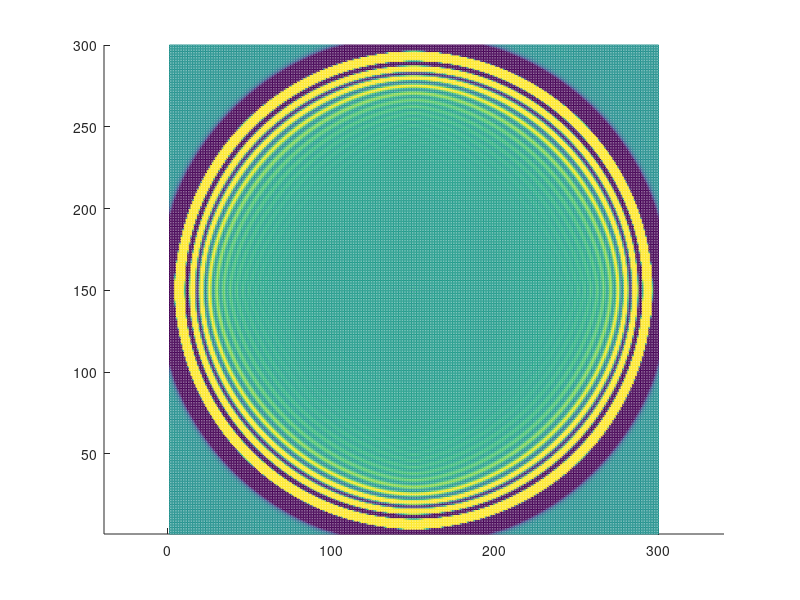

Write MATLAB code to recreate this figure.

%%%%%%%%%%%%%%%%%%%%%%%%%%%%%%%%%%%%%%%%%%%%%%%%%%%%%%%%%%%%%%%%%%%
%% This is a simple implementation of the LBGK model.
%% By Andrey R. da Silva, August 2010
%%
%% The code does not take into account eny specific boundaru condiition.
%%%%%%%%%%%%%%%%%%%%%%%%%%%%%%%%%%%%%%%%%%%%%%%%%%%%%%%%%%%%%%%%%%%

clear all, clc
close all


% Block 1
%%%%%%%%%%%%%%%%%%%%%%%%%%%%%%%%%%%%%%%%%%%%%%%%%%%%%%%%%%%%%%%%%%%
%%% Lattice size
%%%%%%%%%%%%%%%%%%%%%%%%%%%%%%%%%%%%%%%%%%%%%%%%%%%%%%%%%%%%%%%%%%%

Nr = 300;                    % Number of lines   (cells in the y direction)
Mc = 300;                    % Number of columns (cells in the x direction)


% Block 2
%%%%%%%%%%%%%%%%%%%%%%%%%%%%%%%%%%%%%%%%%%%%%%%%%%%%%%%%%%%%%%%%%%%
%%% Physical parameters (macro)
%%%%%%%%%%%%%%%%%%%%%%%%%%%%%%%%%%%%%%%%%%%%%%%%%%%%%%%%%%%%%%%%%%%

c_p = 340;                    % Sound velocity on the fluid [m/s]
rho_p = 1.2;                  % physical density [kg/m^3]
rho_p = 1;                    % Fluid density  [kg/m^3]
Lx = .5;                      % Maximun dimenssion in the x direction [m]
Ly = 0.0833;                  % Maximun dimenssion on th y direction  [m]
Dx = Lx/Mc                    % Lattice space (pitch)
Dt = (1/sqrt(3))*Dx/c_p       % lattice time step


% Block 3
%%%%%%%%%%%%%%%%%%%%%%%%%%%%%%%%%%%%%%%%%%%%%%%%%%%%%%%%%%%%%%%%%%%
%%% Lattice parameters (micro - lattice unities)
%%%%%%%%%%%%%%%%%%%%%%%%%%%%%%%%%%%%%%%%%%%%%%%%%%%%%%%%%%%%%%%%%%%
omega = 1.9;                                      % Relaxation frequency
tau = 1/omega;                                    % Relaxation time
rho_l = 1;                                        % avereged fluid density (latice density
cs = 1/sqrt(3);                                   % lattice speed of sound
cs2 = cs^2;                                       % Squared speed of sound cl^2
visc = cs2*(1/omega-0.5);                         % lattice viscosity
visc_phy = visc*(Dx^2)/Dt;                        % physical kinematic viscosity


% Block 4
%%%%%%%%%%%%%%%%%%%%%%%%%%%%%%%%%%%%%%%%%%%%%%%%%%%%%%%%%%%%%%%%%%%%%%%%%%%%
%% Lattice properties for the D2Q9 model
%%%%%%%%%%%%%%%%%%%%%%%%%%%%%%%%%%%%%%%%%%%%%%%%%%%%%%%%%%%%%%%%%%%%%%%%%%%%

N_c=9 ;                                             % number of directions of the D2Q9 model
C_x=[1 0 -1  0 1 -1 -1  1 0];                       % velocity vectors in x
C_y=[0 1  0 -1 1  1 -1 -1 0];                       % velocity vectors in y
w0=16/36. ; w1=4/36. ; w2=1/36.;                    % lattice weights
W = [w1 w1 w1 w1 w2 w2 w2 w2 w0];
f1=3.;
f2=4.5;
f3=1.5;                                             % coef. of the f equil.


% Array of distribution and relaxation functions
f=zeros(Nr,Mc,N_c);                                 
feq=zeros(Nr,Mc,N_c);

% Filling the initial distribution function (at t=0) with initial values
f(:,:,:)=rho_l/9;   
ux = zeros(Nr, Mc);
uy = zeros(Nr, Mc);

rho_l = 0.01;   % initial disturbance
f(Nr/2, Mc/2,9) = rho_l;


%Block 5
%%%%%%%%%%%%%%%%%%%%%%%%%%%%%%%%%%%%%%%%%%%%%%%%%%%%%%%%%%%%%%%%%%%%%%%%%%
%% Begin the iteractive process
%%%%%%%%%%%%%%%%%%%%%%%%%%%%%%%%%%%%%%%%%%%%%%%%%%%%%%%%%%%%%%%%%%%%%%%%%%



for ta = 1 : 150*sqrt(3)
    
    % Block 5.1
    %%%%%%%%%%%%%%%%%%%%%%%%%%%%%%%%%%%%%%%%%%%%%%%%%%%%%%%%%%%%%
    %% propagation (streaming)
    %%%%%%%%%%%%%%%%%%%%%%%%%%%%%%%%%%%%%%%%%%%%%%%%%%%%%%%%%%%%%
   
    f(:,:,1) = [f(:,1:2,1) f(:,2:Mc-1,1)];
    f(:,:,2) = [f(1:2,:,2);f(2:Nr-1,:,2)];
    f(:,:,3) = [f(:,2:Mc-1,3) f(:,Mc-1:Mc,3)];
    f(:,:,4) = [f(2:Nr-1,:,4);f(Nr-1:Nr,:,4)];
    f(:,:,5) = [f(:,1:2,5) f(:,2:Mc-1,5)];
    f(:,:,5) = [f(1:2,:,5);f(2:Nr-1,:,5)];
    f(:,:,6) = [f(:,2:Mc-1,6) f(:,Mc-1:Mc,6)];
    f(:,:,6) = [f(1:2,:,6);f(2:Nr-1,:,6)];
    f(:,:,7) = [f(:,2:Mc-1,7) f(:,Mc-1:Mc,7)];
    f(:,:,7) = [f(2:Nr-1,:,7);f(Nr-1:Nr,:,7)];
    f(:,:,8) = [f(:,1:2,8) f(:,2:Mc-1,8)];
    f(:,:,8) = [f(2:Nr-1,:,8);f(Nr-1:Nr,:,8)];
    
    

    % Block 5.2
    %%%%%%%%%%%%%%%%%%%%%%%%%%%%%%%%%%%%%%%%%%%%%%%%%%%%%%%%%%%%%%
    % recalculating rho and u
    %%%%%%%%%%%%%%%%%%%%%%%%%%%%%%%%%%%%%%%%%%%%%%%%%%%%%%%%%%%%%%
    rho=sum(f,3); 
    

        
    rt0= w0*rho;
    rt1= w1*rho;
    rt2= w2*rho;

    % Determining the velocities according to Eq.() (see slides)    
    ux = (C_x(1).*f(:,:,1)+C_x(2).*f(:,:,2)+C_x(3).*f(:,:,3)+C_x(4).*f(:,:,4)+C_x(5).*f(:,:,5)+C_x(6).*f(:,:,6)+C_x(7).*f(:,:,7)+C_x(8).*f(:,:,8))./rho ;
    uy = (C_y(1).*f(:,:,1)+C_y(2).*f(:,:,2)+C_y(3).*f(:,:,3)+C_y(4).*f(:,:,4)+C_y(5).*f(:,:,5)+C_y(6).*f(:,:,6)+C_y(7).*f(:,:,7)+C_y(8).*f(:,:,8))./rho ;
        

    % Block 5.3
    %%%%%%%%%%%%%%%%%%%%%%%%%%%%%%%%%%%%%%%%%%%%%%%%%%%%%%%%%%%%%
    %% Determining the relaxation functions for each direction
    %%%%%%%%%%%%%%%%%%%%%%%%%%%%%%%%%%%%%%%%%%%%%%%%%%%%%%%%%%%%%       
    uxsq=ux.^2; 
    uysq=uy.^2; 
    usq=uxsq+uysq; 
       
    feq(:,:,1)= rt1 .*(1 +f1*ux +f2.*uxsq -f3*usq);
    feq(:,:,2)= rt1 .*(1 +f1*uy +f2*uysq -f3*usq);
    feq(:,:,3)= rt1 .*(1 -f1*ux +f2*uxsq -f3*usq);
    feq(:,:,4)= rt1 .*(1 -f1*uy +f2*uysq -f3*usq);
    feq(:,:,5)= rt2 .*(1 +f1*(+ux+uy) +f2*(+ux+uy).^2 -f3.*usq);
    feq(:,:,6)= rt2 .*(1 +f1*(-ux+uy) +f2*(-ux+uy).^2 -f3.*usq);
    feq(:,:,7)= rt2 .*(1 +f1*(-ux-uy) +f2*(-ux-uy).^2 -f3.*usq);
    feq(:,:,8)= rt2 .*(1 +f1*(+ux-uy) +f2*(+ux-uy).^2 -f3.*usq);
    feq(:,:,9)= rt0 .*(1 - f3*usq);
    
    
   
    % Block 5.4
    %%%%%%%%%%%%%%%%%%%%%%%%%%%%%%%%%%%%%%%%%%%%%%%%%%%%%%%%%%%%%
    % Collision (relaxation) step
    %%%%%%%%%%%%%%%%%%%%%%%%%%%%%%%%%%%%%%%%%%%%%%%%%%%%%%%%%%%%%
   
    f= (1-omega)*f + omega*feq; 
    
    
    
% Ploting the results in real time   
mesh(rho-1), view(2), shading flat, axis equal, caxis([-.00001 .00001])
grid off
pause(.0001) 

end %  End main time Evolution Loop
